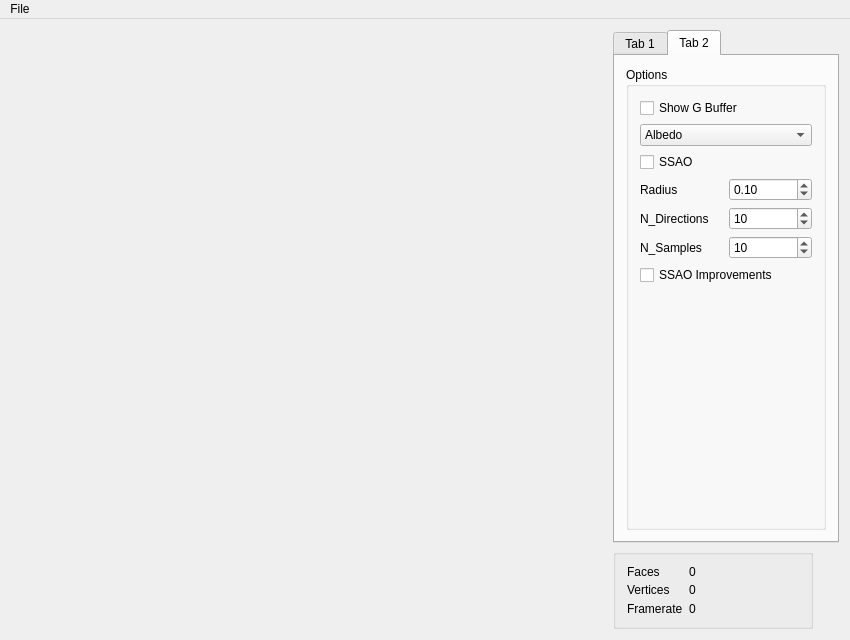
<?xml version="1.0" encoding="UTF-8"?>
<ui version="4.0">
 <class>MainWindow</class>
 <widget class="QMainWindow" name="MainWindow">
  <property name="geometry">
   <rect>
    <x>0</x>
    <y>0</y>
    <width>850</width>
    <height>640</height>
   </rect>
  </property>
  <property name="minimumSize">
   <size>
    <width>850</width>
    <height>618</height>
   </size>
  </property>
  <property name="baseSize">
   <size>
    <width>600</width>
    <height>600</height>
   </size>
  </property>
  <property name="windowTitle">
   <string>MainWindow</string>
  </property>
  <widget class="QWidget" name="Widget">
   <property name="minimumSize">
    <size>
     <width>827</width>
     <height>0</height>
    </size>
   </property>
   <property name="baseSize">
    <size>
     <width>600</width>
     <height>600</height>
    </size>
   </property>
   <layout class="QHBoxLayout" name="horizontalLayout">
    <item>
     <widget class="GLWidget" name="glwidget" native="true">
      <property name="minimumSize">
       <size>
        <width>600</width>
        <height>600</height>
       </size>
      </property>
      <property name="maximumSize">
       <size>
        <width>16777215</width>
        <height>16777215</height>
       </size>
      </property>
      <property name="baseSize">
       <size>
        <width>600</width>
        <height>600</height>
       </size>
      </property>
     </widget>
    </item>
    <item>
     <layout class="QVBoxLayout" name="verticalLayout">
      <item>
       <widget class="QTabWidget" name="tabWidget">
        <property name="currentIndex">
         <number>1</number>
        </property>
        <widget class="QWidget" name="tab">
         <attribute name="title">
          <string>Tab 1</string>
         </attribute>
         <layout class="QVBoxLayout" name="verticalLayout_2">
          <item>
           <widget class="QGroupBox" name="TreeOptions">
            <property name="sizePolicy">
             <sizepolicy hsizetype="MinimumExpanding" vsizetype="MinimumExpanding">
              <horstretch>0</horstretch>
              <verstretch>0</verstretch>
             </sizepolicy>
            </property>
            <property name="minimumSize">
             <size>
              <width>200</width>
              <height>0</height>
             </size>
            </property>
            <property name="maximumSize">
             <size>
              <width>200</width>
              <height>16777215</height>
             </size>
            </property>
            <property name="title">
             <string>Options</string>
            </property>
            <widget class="QRadioButton" name="radio_reflection">
             <property name="geometry">
              <rect>
               <x>20</x>
               <y>140</y>
               <width>117</width>
               <height>22</height>
              </rect>
             </property>
             <property name="text">
              <string>Reflection</string>
             </property>
             <property name="checked">
              <bool>false</bool>
             </property>
            </widget>
            <widget class="QRadioButton" name="radio_iblpbs">
             <property name="geometry">
              <rect>
               <x>20</x>
               <y>250</y>
               <width>117</width>
               <height>22</height>
              </rect>
             </property>
             <property name="text">
              <string>IBL PBS</string>
             </property>
            </widget>
            <widget class="QDoubleSpinBox" name="spin_f0r">
             <property name="geometry">
              <rect>
               <x>70</x>
               <y>300</y>
               <width>69</width>
               <height>27</height>
              </rect>
             </property>
             <property name="maximum">
              <double>2.000000000000000</double>
             </property>
             <property name="singleStep">
              <double>0.050000000000000</double>
             </property>
             <property name="value">
              <double>0.200000000000000</double>
             </property>
            </widget>
            <widget class="QDoubleSpinBox" name="spin_f0g">
             <property name="geometry">
              <rect>
               <x>70</x>
               <y>340</y>
               <width>69</width>
               <height>27</height>
              </rect>
             </property>
             <property name="maximum">
              <double>2.000000000000000</double>
             </property>
             <property name="singleStep">
              <double>0.050000000000000</double>
             </property>
             <property name="value">
              <double>0.200000000000000</double>
             </property>
            </widget>
            <widget class="QDoubleSpinBox" name="spin_f0b">
             <property name="geometry">
              <rect>
               <x>80</x>
               <y>380</y>
               <width>69</width>
               <height>27</height>
              </rect>
             </property>
             <property name="maximum">
              <double>2.000000000000000</double>
             </property>
             <property name="singleStep">
              <double>0.050000000000000</double>
             </property>
             <property name="value">
              <double>0.200000000000000</double>
             </property>
            </widget>
            <widget class="QLabel" name="label">
             <property name="geometry">
              <rect>
               <x>30</x>
               <y>290</y>
               <width>31</width>
               <height>31</height>
              </rect>
             </property>
             <property name="text">
              <string>F0 R</string>
             </property>
            </widget>
            <widget class="QLabel" name="label_2">
             <property name="geometry">
              <rect>
               <x>30</x>
               <y>340</y>
               <width>31</width>
               <height>31</height>
              </rect>
             </property>
             <property name="text">
              <string>F0 G</string>
             </property>
            </widget>
            <widget class="QLabel" name="label_3">
             <property name="geometry">
              <rect>
               <x>30</x>
               <y>380</y>
               <width>31</width>
               <height>31</height>
              </rect>
             </property>
             <property name="text">
              <string>F0 B</string>
             </property>
            </widget>
            <widget class="QRadioButton" name="radio_phong">
             <property name="geometry">
              <rect>
               <x>20</x>
               <y>30</y>
               <width>111</width>
               <height>24</height>
              </rect>
             </property>
             <property name="text">
              <string>Phong</string>
             </property>
             <property name="checked">
              <bool>true</bool>
             </property>
            </widget>
            <widget class="QRadioButton" name="radio_texMap">
             <property name="geometry">
              <rect>
               <x>20</x>
               <y>60</y>
               <width>151</width>
               <height>24</height>
              </rect>
             </property>
             <property name="text">
              <string>Texture Mapping</string>
             </property>
            </widget>
            <widget class="QComboBox" name="combo_tex">
             <property name="geometry">
              <rect>
               <x>20</x>
               <y>90</y>
               <width>121</width>
               <height>34</height>
              </rect>
             </property>
             <item>
              <property name="text">
               <string>Color</string>
              </property>
             </item>
             <item>
              <property name="text">
               <string>Roughness</string>
              </property>
             </item>
             <item>
              <property name="text">
               <string>Metalness</string>
              </property>
             </item>
            </widget>
            <widget class="QRadioButton" name="radio_pbs">
             <property name="geometry">
              <rect>
               <x>20</x>
               <y>160</y>
               <width>112</width>
               <height>23</height>
              </rect>
             </property>
             <property name="text">
              <string>Simple PBS</string>
             </property>
            </widget>
            <widget class="QCheckBox" name="check_sky">
             <property name="geometry">
              <rect>
               <x>40</x>
               <y>420</y>
               <width>92</width>
               <height>23</height>
              </rect>
             </property>
             <property name="text">
              <string>Sky Box</string>
             </property>
             <property name="checked">
              <bool>true</bool>
             </property>
            </widget>
            <widget class="QWidget" name="horizontalLayoutWidget">
             <property name="geometry">
              <rect>
               <x>20</x>
               <y>180</y>
               <width>148</width>
               <height>28</height>
              </rect>
             </property>
             <layout class="QHBoxLayout" name="horizontalLayout_2">
              <item>
               <widget class="QLabel" name="label_4">
                <property name="text">
                 <string>Roughness</string>
                </property>
               </widget>
              </item>
              <item>
               <widget class="QDoubleSpinBox" name="dspin_rough">
                <property name="maximum">
                 <double>1.000000000000000</double>
                </property>
                <property name="singleStep">
                 <double>0.050000000000000</double>
                </property>
               </widget>
              </item>
             </layout>
            </widget>
            <widget class="QWidget" name="horizontalLayoutWidget_2">
             <property name="geometry">
              <rect>
               <x>10</x>
               <y>210</y>
               <width>160</width>
               <height>31</height>
              </rect>
             </property>
             <layout class="QHBoxLayout" name="horizontalLayout_3">
              <item>
               <widget class="QLabel" name="label_5">
                <property name="text">
                 <string>Metalness</string>
                </property>
               </widget>
              </item>
              <item>
               <widget class="QDoubleSpinBox" name="dspin_metal">
                <property name="maximum">
                 <double>1.000000000000000</double>
                </property>
                <property name="singleStep">
                 <double>0.050000000000000</double>
                </property>
               </widget>
              </item>
             </layout>
            </widget>
           </widget>
          </item>
         </layout>
        </widget>
        <widget class="QWidget" name="tab_2">
         <attribute name="title">
          <string>Tab 2</string>
         </attribute>
         <layout class="QVBoxLayout" name="verticalLayout_4">
          <item>
           <widget class="QGroupBox" name="ssaoOptions">
            <property name="title">
             <string>Options</string>
            </property>
            <layout class="QVBoxLayout" name="verticalLayout_3">
             <item>
              <widget class="QCheckBox" name="check_showgb">
               <property name="text">
                <string>Show G Buffer</string>
               </property>
              </widget>
             </item>
             <item>
              <widget class="QComboBox" name="combo_gb">
               <item>
                <property name="text">
                 <string>Albedo</string>
                </property>
               </item>
               <item>
                <property name="text">
                 <string>Normals</string>
                </property>
               </item>
               <item>
                <property name="text">
                 <string>Depth</string>
                </property>
               </item>
              </widget>
             </item>
             <item>
              <widget class="QCheckBox" name="checkBox_2">
               <property name="text">
                <string>SSAO</string>
               </property>
              </widget>
             </item>
             <item>
              <layout class="QHBoxLayout" name="horizontalLayout_5">
               <item>
                <widget class="QLabel" name="label_6">
                 <property name="text">
                  <string>Radius</string>
                 </property>
                </widget>
               </item>
               <item>
                <widget class="QDoubleSpinBox" name="doubleSpinBox">
                 <property name="stepType">
                  <enum>QAbstractSpinBox::AdaptiveDecimalStepType</enum>
                 </property>
                 <property name="value">
                  <double>0.100000000000000</double>
                 </property>
                </widget>
               </item>
              </layout>
             </item>
             <item>
              <layout class="QHBoxLayout" name="horizontalLayout_7">
               <item>
                <widget class="QLabel" name="label_8">
                 <property name="text">
                  <string>N_Directions</string>
                 </property>
                </widget>
               </item>
               <item>
                <widget class="QSpinBox" name="spinBox_2">
                 <property name="value">
                  <number>10</number>
                 </property>
                </widget>
               </item>
              </layout>
             </item>
             <item>
              <layout class="QHBoxLayout" name="horizontalLayout_6">
               <item>
                <widget class="QLabel" name="label_7">
                 <property name="text">
                  <string>N_Samples</string>
                 </property>
                </widget>
               </item>
               <item>
                <widget class="QSpinBox" name="spinBox">
                 <property name="value">
                  <number>10</number>
                 </property>
                </widget>
               </item>
              </layout>
             </item>
             <item>
              <widget class="QCheckBox" name="checkBox">
               <property name="text">
                <string>SSAO Improvements</string>
               </property>
              </widget>
             </item>
             <item>
              <spacer name="verticalSpacer">
               <property name="orientation">
                <enum>Qt::Vertical</enum>
               </property>
               <property name="sizeHint" stdset="0">
                <size>
                 <width>20</width>
                 <height>40</height>
                </size>
               </property>
              </spacer>
             </item>
            </layout>
           </widget>
          </item>
         </layout>
        </widget>
       </widget>
      </item>
      <item>
       <widget class="QGroupBox" name="RenderOptions">
        <property name="sizePolicy">
         <sizepolicy hsizetype="Minimum" vsizetype="Minimum">
          <horstretch>0</horstretch>
          <verstretch>0</verstretch>
         </sizepolicy>
        </property>
        <property name="maximumSize">
         <size>
          <width>200</width>
          <height>80</height>
         </size>
        </property>
        <property name="baseSize">
         <size>
          <width>0</width>
          <height>100</height>
         </size>
        </property>
        <property name="title">
         <string/>
        </property>
        <layout class="QFormLayout" name="formLayout">
         <item row="1" column="0">
          <widget class="QLabel" name="Label_Faces">
           <property name="text">
            <string>Faces</string>
           </property>
          </widget>
         </item>
         <item row="1" column="1">
          <widget class="QLabel" name="Label_NumFaces">
           <property name="text">
            <string>0</string>
           </property>
          </widget>
         </item>
         <item row="2" column="0">
          <widget class="QLabel" name="Label_Vertices">
           <property name="text">
            <string>Vertices</string>
           </property>
          </widget>
         </item>
         <item row="2" column="1">
          <widget class="QLabel" name="Label_NumVertices">
           <property name="text">
            <string>0</string>
           </property>
          </widget>
         </item>
         <item row="3" column="0">
          <widget class="QLabel" name="Label_Framerate">
           <property name="text">
            <string>Framerate</string>
           </property>
          </widget>
         </item>
         <item row="3" column="1">
          <widget class="QLabel" name="Label_NumFramerate">
           <property name="text">
            <string>0</string>
           </property>
          </widget>
         </item>
        </layout>
       </widget>
      </item>
     </layout>
    </item>
   </layout>
  </widget>
  <widget class="QMenuBar" name="menuBar">
   <property name="geometry">
    <rect>
     <x>0</x>
     <y>0</y>
     <width>850</width>
     <height>22</height>
    </rect>
   </property>
   <widget class="QMenu" name="menuFile">
    <property name="title">
     <string>File</string>
    </property>
    <addaction name="actionLoad"/>
    <addaction name="separator"/>
    <addaction name="actionLoad_Specular"/>
    <addaction name="actionLoad_Diffuse"/>
    <addaction name="separator"/>
    <addaction name="actionLoad_Color"/>
    <addaction name="actionLoad_Roughness"/>
    <addaction name="actionLoad_Metalness"/>
    <addaction name="separator"/>
    <addaction name="actionQuit"/>
   </widget>
   <addaction name="menuFile"/>
  </widget>
  <action name="actionQuit">
   <property name="text">
    <string>Quit</string>
   </property>
  </action>
  <action name="actionLoad">
   <property name="text">
    <string>Load Model...</string>
   </property>
  </action>
  <action name="actionLoad_Specular">
   <property name="text">
    <string>Load Specular/Sky...</string>
   </property>
  </action>
  <action name="actionLoad_Diffuse">
   <property name="text">
    <string>Load Diffuse...</string>
   </property>
  </action>
  <action name="actionLoad_Color">
   <property name="text">
    <string>Load Color...</string>
   </property>
  </action>
  <action name="actionLoad_Roughness">
   <property name="text">
    <string>Load Roughness...</string>
   </property>
  </action>
  <action name="actionLoad_Metalness">
   <property name="text">
    <string>Load Metalness...</string>
   </property>
  </action>
 </widget>
 <layoutdefault spacing="6" margin="11"/>
 <customwidgets>
  <customwidget>
   <class>GLWidget</class>
   <extends>QWidget</extends>
   <header>glwidget.h</header>
   <container>1</container>
   <slots>
    <signal>SetFaces(QString)</signal>
    <signal>SetVertices(QString)</signal>
    <signal>SetFramerate(QString)</signal>
    <slot>SetReflection(bool)</slot>
    <slot>SetPBS(bool)</slot>
    <slot>SetFresnelB(double)</slot>
    <slot>SetFresnelG(double)</slot>
    <slot>SetFresnelR(double)</slot>
    <slot>SetPhong(bool)</slot>
    <slot>SetTexMap(bool)</slot>
    <slot>SetCurrentTexture(int)</slot>
    <slot>SetIBLPBS(bool)</slot>
    <slot>SetSkyVisible(bool)</slot>
    <slot>SetRoughness(double)</slot>
    <slot>SetMetalness(double)</slot>
    <slot>SetShowGBuffer(bool)</slot>
    <slot>SetShowGBuffer(int)</slot>
    <slot>SetInfluenceRadius(double)</slot>
    <slot>SetNumSamples(int)</slot>
    <slot>SetNumDirections(int)</slot>
    <slot>SetSSAOImprovements(bool)</slot>
    <slot>SetHBAO(bool)</slot>
   </slots>
  </customwidget>
 </customwidgets>
 <resources/>
 <connections>
  <connection>
   <sender>glwidget</sender>
   <signal>SetFaces(QString)</signal>
   <receiver>Label_NumFaces</receiver>
   <slot>setText(QString)</slot>
   <hints>
    <hint type="sourcelabel">
     <x>569</x>
     <y>566</y>
    </hint>
    <hint type="destinationlabel">
     <x>796</x>
     <y>566</y>
    </hint>
   </hints>
  </connection>
  <connection>
   <sender>glwidget</sender>
   <signal>SetVertices(QString)</signal>
   <receiver>Label_NumVertices</receiver>
   <slot>setText(QString)</slot>
   <hints>
    <hint type="sourcelabel">
     <x>593</x>
     <y>587</y>
    </hint>
    <hint type="destinationlabel">
     <x>796</x>
     <y>587</y>
    </hint>
   </hints>
  </connection>
  <connection>
   <sender>glwidget</sender>
   <signal>SetFramerate(QString)</signal>
   <receiver>Label_NumFramerate</receiver>
   <slot>setText(QString)</slot>
   <hints>
    <hint type="sourcelabel">
     <x>607</x>
     <y>623</y>
    </hint>
    <hint type="destinationlabel">
     <x>760</x>
     <y>617</y>
    </hint>
   </hints>
  </connection>
  <connection>
   <sender>radio_reflection</sender>
   <signal>clicked(bool)</signal>
   <receiver>glwidget</receiver>
   <slot>SetReflection(bool)</slot>
   <hints>
    <hint type="sourcelabel">
     <x>763</x>
     <y>227</y>
    </hint>
    <hint type="destinationlabel">
     <x>434</x>
     <y>75</y>
    </hint>
   </hints>
  </connection>
  <connection>
   <sender>radio_iblpbs</sender>
   <signal>clicked(bool)</signal>
   <receiver>glwidget</receiver>
   <slot>SetIBLPBS(bool)</slot>
   <hints>
    <hint type="sourcelabel">
     <x>763</x>
     <y>316</y>
    </hint>
    <hint type="destinationlabel">
     <x>539</x>
     <y>106</y>
    </hint>
   </hints>
  </connection>
  <connection>
   <sender>spin_f0b</sender>
   <signal>valueChanged(double)</signal>
   <receiver>glwidget</receiver>
   <slot>SetFresnelB(double)</slot>
   <hints>
    <hint type="sourcelabel">
     <x>775</x>
     <y>446</y>
    </hint>
    <hint type="destinationlabel">
     <x>520</x>
     <y>207</y>
    </hint>
   </hints>
  </connection>
  <connection>
   <sender>spin_f0g</sender>
   <signal>valueChanged(double)</signal>
   <receiver>glwidget</receiver>
   <slot>SetFresnelG(double)</slot>
   <hints>
    <hint type="sourcelabel">
     <x>765</x>
     <y>406</y>
    </hint>
    <hint type="destinationlabel">
     <x>559</x>
     <y>165</y>
    </hint>
   </hints>
  </connection>
  <connection>
   <sender>spin_f0r</sender>
   <signal>valueChanged(double)</signal>
   <receiver>glwidget</receiver>
   <slot>SetFresnelR(double)</slot>
   <hints>
    <hint type="sourcelabel">
     <x>765</x>
     <y>366</y>
    </hint>
    <hint type="destinationlabel">
     <x>547</x>
     <y>127</y>
    </hint>
   </hints>
  </connection>
  <connection>
   <sender>radio_phong</sender>
   <signal>clicked(bool)</signal>
   <receiver>glwidget</receiver>
   <slot>SetPhong(bool)</slot>
   <hints>
    <hint type="sourcelabel">
     <x>757</x>
     <y>119</y>
    </hint>
    <hint type="destinationlabel">
     <x>308</x>
     <y>330</y>
    </hint>
   </hints>
  </connection>
  <connection>
   <sender>radio_texMap</sender>
   <signal>clicked(bool)</signal>
   <receiver>glwidget</receiver>
   <slot>SetTexMap(bool)</slot>
   <hints>
    <hint type="sourcelabel">
     <x>797</x>
     <y>149</y>
    </hint>
    <hint type="destinationlabel">
     <x>308</x>
     <y>330</y>
    </hint>
   </hints>
  </connection>
  <connection>
   <sender>combo_tex</sender>
   <signal>currentIndexChanged(int)</signal>
   <receiver>glwidget</receiver>
   <slot>SetCurrentTexture(int)</slot>
   <hints>
    <hint type="sourcelabel">
     <x>767</x>
     <y>189</y>
    </hint>
    <hint type="destinationlabel">
     <x>330</x>
     <y>265</y>
    </hint>
   </hints>
  </connection>
  <connection>
   <sender>radio_pbs</sender>
   <signal>clicked(bool)</signal>
   <receiver>glwidget</receiver>
   <slot>SetPBS(bool)</slot>
   <hints>
    <hint type="sourcelabel">
     <x>758</x>
     <y>248</y>
    </hint>
    <hint type="destinationlabel">
     <x>308</x>
     <y>330</y>
    </hint>
   </hints>
  </connection>
  <connection>
   <sender>check_sky</sender>
   <signal>clicked(bool)</signal>
   <receiver>glwidget</receiver>
   <slot>SetSkyVisible(bool)</slot>
   <hints>
    <hint type="sourcelabel">
     <x>758</x>
     <y>508</y>
    </hint>
    <hint type="destinationlabel">
     <x>308</x>
     <y>330</y>
    </hint>
   </hints>
  </connection>
  <connection>
   <sender>dspin_metal</sender>
   <signal>valueChanged(double)</signal>
   <receiver>glwidget</receiver>
   <slot>SetMetalness(double)</slot>
   <hints>
    <hint type="sourcelabel">
     <x>795</x>
     <y>301</y>
    </hint>
    <hint type="destinationlabel">
     <x>308</x>
     <y>330</y>
    </hint>
   </hints>
  </connection>
  <connection>
   <sender>dspin_rough</sender>
   <signal>valueChanged(double)</signal>
   <receiver>glwidget</receiver>
   <slot>SetRoughness(double)</slot>
   <hints>
    <hint type="sourcelabel">
     <x>793</x>
     <y>270</y>
    </hint>
    <hint type="destinationlabel">
     <x>308</x>
     <y>330</y>
    </hint>
   </hints>
  </connection>
  <connection>
   <sender>check_showgb</sender>
   <signal>clicked(bool)</signal>
   <receiver>glwidget</receiver>
   <slot>SetShowGBuffer(bool)</slot>
   <hints>
    <hint type="sourcelabel">
     <x>659</x>
     <y>103</y>
    </hint>
    <hint type="destinationlabel">
     <x>532</x>
     <y>86</y>
    </hint>
   </hints>
  </connection>
  <connection>
   <sender>combo_gb</sender>
   <signal>currentIndexChanged(int)</signal>
   <receiver>glwidget</receiver>
   <slot>SetShowGBuffer(int)</slot>
   <hints>
    <hint type="sourcelabel">
     <x>727</x>
     <y>130</y>
    </hint>
    <hint type="destinationlabel">
     <x>543</x>
     <y>168</y>
    </hint>
   </hints>
  </connection>
  <connection>
   <sender>doubleSpinBox</sender>
   <signal>valueChanged(double)</signal>
   <receiver>glwidget</receiver>
   <slot>SetInfluenceRadius(double)</slot>
   <hints>
    <hint type="sourcelabel">
     <x>760</x>
     <y>183</y>
    </hint>
    <hint type="destinationlabel">
     <x>498</x>
     <y>253</y>
    </hint>
   </hints>
  </connection>
  <connection>
   <sender>spinBox</sender>
   <signal>valueChanged(int)</signal>
   <receiver>glwidget</receiver>
   <slot>SetNumSamples(int)</slot>
   <hints>
    <hint type="sourcelabel">
     <x>773</x>
     <y>247</y>
    </hint>
    <hint type="destinationlabel">
     <x>598</x>
     <y>290</y>
    </hint>
   </hints>
  </connection>
  <connection>
   <sender>spinBox_2</sender>
   <signal>valueChanged(int)</signal>
   <receiver>glwidget</receiver>
   <slot>SetNumDirections(int)</slot>
   <hints>
    <hint type="sourcelabel">
     <x>749</x>
     <y>220</y>
    </hint>
    <hint type="destinationlabel">
     <x>590</x>
     <y>271</y>
    </hint>
   </hints>
  </connection>
  <connection>
   <sender>checkBox</sender>
   <signal>toggled(bool)</signal>
   <receiver>glwidget</receiver>
   <slot>SetSSAOImprovements(bool)</slot>
   <hints>
    <hint type="sourcelabel">
     <x>667</x>
     <y>272</y>
    </hint>
    <hint type="destinationlabel">
     <x>559</x>
     <y>316</y>
    </hint>
   </hints>
  </connection>
  <connection>
   <sender>checkBox_2</sender>
   <signal>toggled(bool)</signal>
   <receiver>glwidget</receiver>
   <slot>SetHBAO(bool)</slot>
   <hints>
    <hint type="sourcelabel">
     <x>639</x>
     <y>153</y>
    </hint>
    <hint type="destinationlabel">
     <x>567</x>
     <y>151</y>
    </hint>
   </hints>
  </connection>
 </connections>
 <slots>
  <signal>updated_plane(double,double,double,double,bool)</signal>
  <slot>toggle_transfer_function_dialog()</slot>
 </slots>
</ui>
